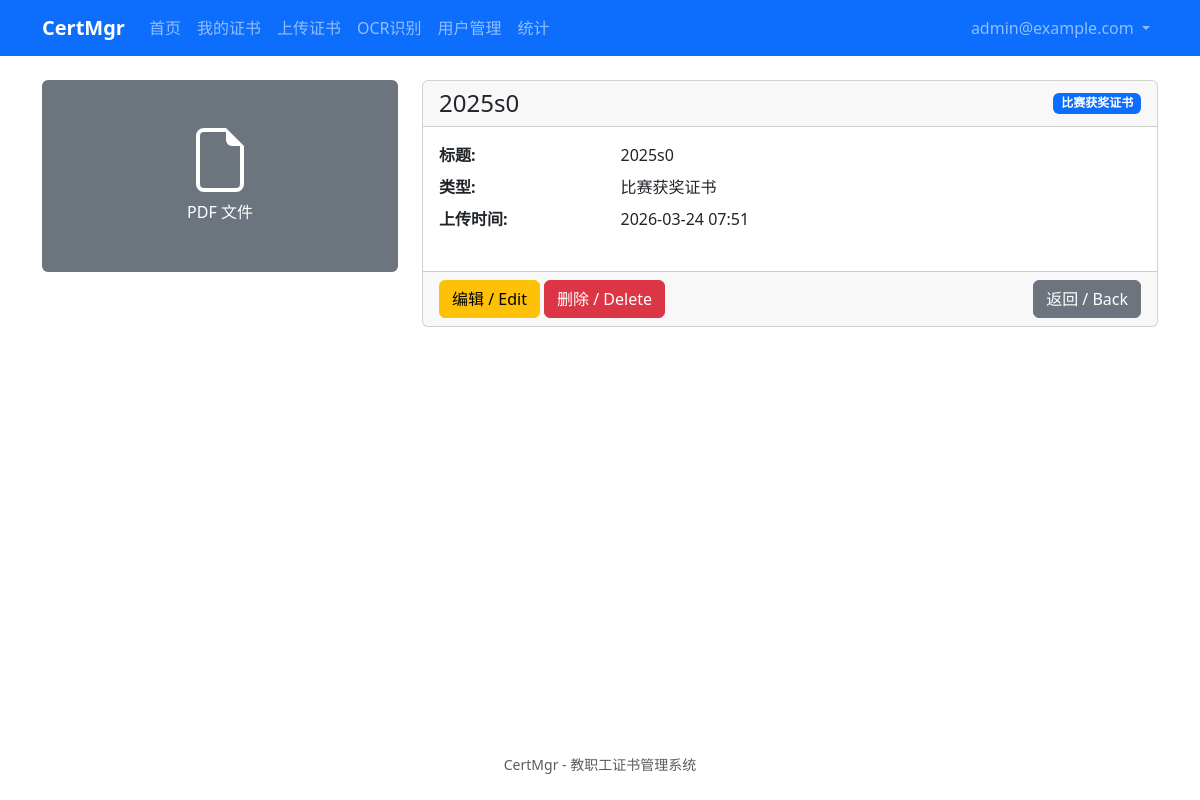
The app's page /certificates/1 (signed in), older data.
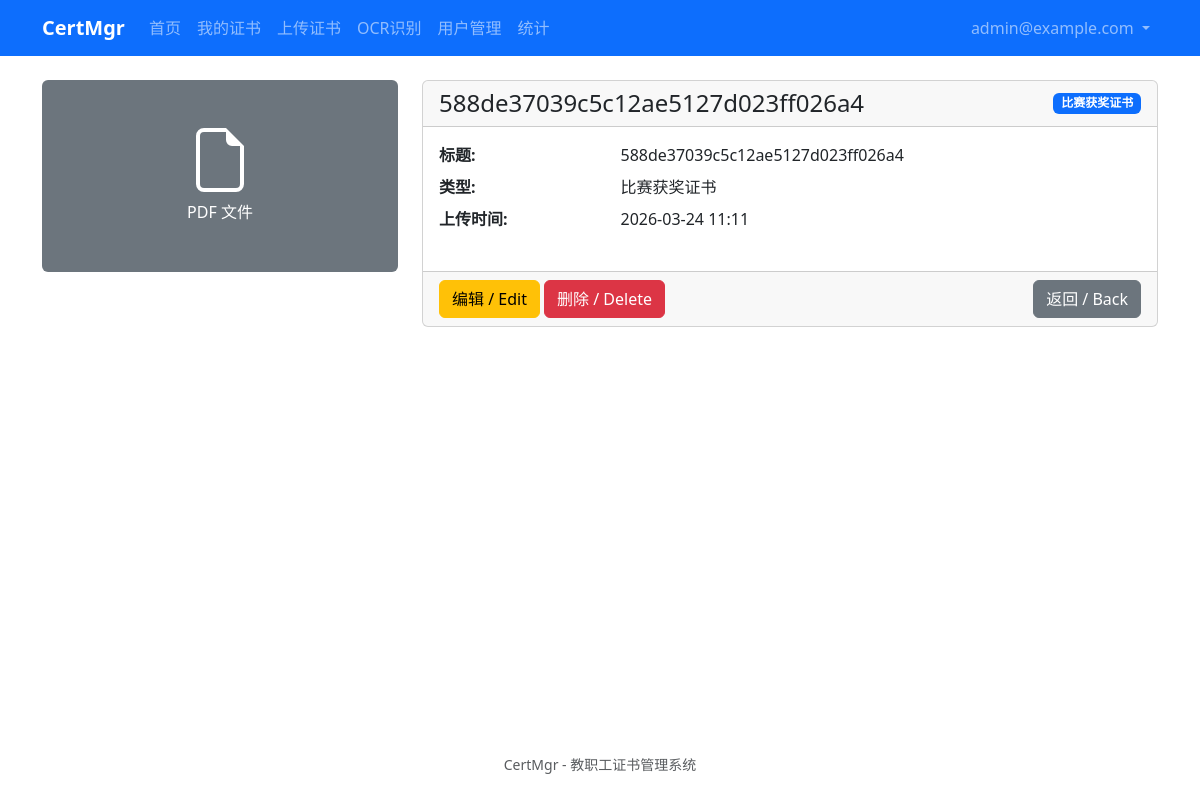
The same page, newer data.
### app/models/certificate.py (models this page shows, shortened)
class Certificate(db.Model):
    __tablename__ = 'certificates'
    id = db.Column(db.Integer, primary_key=True)
    user_id = db.Column(db.Integer, db.ForeignKey('users.id'), nullable=False, index=True)
    certificate_type_id = db.Column(db.Integer, db.ForeignKey('certificate_types.id'), nullable=False)
    title = db.Column(db.String(200), nullable=False)
    file_path = db.Column(db.String(500), nullable=False)
    original_filename = db.Column(db.String(255))
    file_size = db.Column(db.Integer)
    file_mime_type = db.Column(db.String(100))
    fields = db.Column(db.JSON)
    created_at = db.Column(db.DateTime, default=datetime.utcnow)
    updated_at = db.Column(db.DateTime, default=datetime.utcnow, onupdate=datetime.utcnow)
    owner = db.relationship('User', backref=db.backref('certificates', lazy='dynamic'))
    certificate_type = db.relationship('CertificateType', backref=db.backref('certificates', lazy='dynamic'))

### app/blueprints/certificates/routes.py (the view)
@certificates_bp.route('/<int:cert_id>')
@login_required
def detail(cert_id):
    certificate = Certificate.query.get_or_404(cert_id)
    if not current_user.is_admin and certificate.user_id != current_user.id:
        abort(403)
    return render_template('certificates/detail.html', certificate=certificate)

### app/templates/certificates/detail.html (shortened to what this page needs)
{% extends "base.html" %}
{% block content %}
<div class="row">
    <div class="col-md-4">
        {% if certificate.file_mime_type and 'image' in certificate.file_mime_type %}
        <img src="{{ url_for('certificates.file', cert_id=certificate.id) }}" class="img-fluid rounded" alt="{{ certificate.title }}">
        {% else %}
        <div class="bg-secondary text-white rounded p-5 text-center">
            <svg xmlns="http://www.w3.org/2000/svg" width="64" height="64" fill="currentColor" viewBox="0 0 16 16">
                <path d="M14 4.5V14a2 2 0 0 1-2 2H4a2 2 0 0 1-2-2V2a2 2 0 0 1 2-2h5.5L14 4.5zm-3 0A1.5 1.5 0 0 1 9.5 3V1H4a1 1 0 0 0-1 1v12a1 1 0 0 0 1 1h8a1 1 0 0 0 1-1V4.5h-2z"/>
            </svg>
            <div class="mt-2">PDF 文件</div>
        </div>
        {% endif %}
    </div>
    <div class="col-md-8">
        <div class="card">
            <div class="card-header d-flex justify-content-between align-items-center">
                <h4 class="mb-0">{{ certificate.title }}</h4>
                <span class="badge bg-primary">{{ certificate.certificate_type.name if certificate.certificate_type else 'Unknown' }}</span>
            </div>
            <div class="card-body">
                <dl class="row">
                    <dt class="col-sm-3">标题:</dt>
                    <dd class="col-sm-9">{{ certificate.title }}</dd>
                    <dt class="col-sm-3">类型:</dt>
                    <dd class="col-sm-9">{{ certificate.certificate_type.name if certificate.certificate_type else 'Unknown' }}</dd>
                    <dt class="col-sm-3">上传时间:</dt>
                    <dd class="col-sm-9">{{ certificate.created_at.strftime('%Y-%m-%d %H:%M') if certificate.created_at else 'N/A' }}</dd>
                </dl>
            </div>
            <div class="card-footer">
                <a href="{{ url_for('certificates.edit', cert_id=certificate.id) }}" class="btn btn-warning">编辑 / Edit</a>
                <form method="POST" action="{{ url_for('certificates.delete', cert_id=certificate.id) }}" class="d-inline"
                      onsubmit="return confirm('确定要删除吗？/ Are you sure?');">
                    <button type="submit" class="btn btn-danger">删除 / Delete</button>
                </form>
                <a href="{{ url_for('certificates.list') }}" class="btn btn-secondary float-end">返回 / Back</a>
            </div>
        </div>
    </div>
</div>
{% endblock %}

Row changes from the older to the newer data that the page shows:
changed Certificate: title "2025s0" → "588de37039c5c12ae5127d023ff026a4"; created_at "2026-03-24 07:51" → "2026-03-24 11:11"
